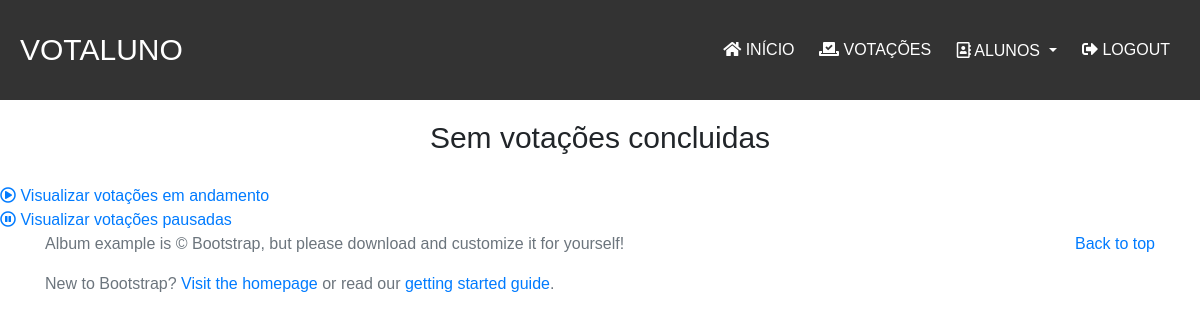
The app's page /concluidas/ (signed in), older data.
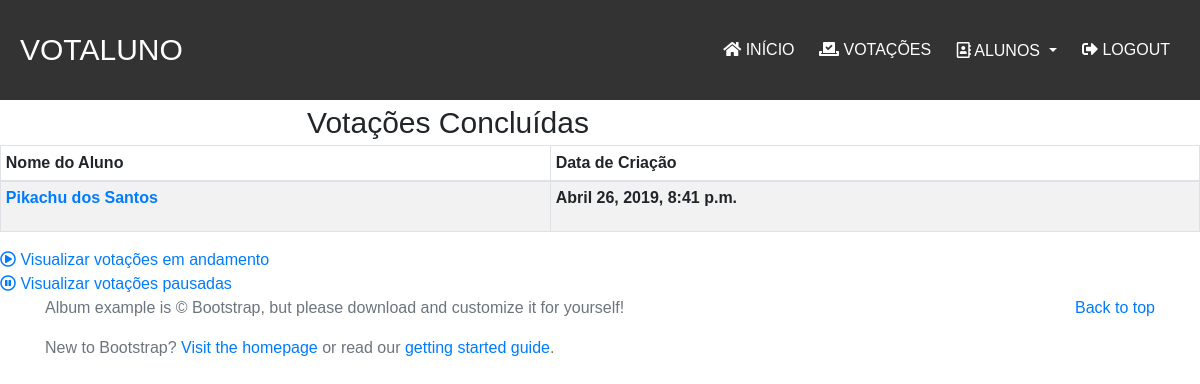
The same page, newer data.
### votacoes/models.py (models this page shows, shortened)
class Votacao(models.Model):
    aluno = models.ForeignKey(Aluno,on_delete=models.CASCADE)
    created_date = models.DateTimeField(default=now, editable=False)
    emAndamento = 1
    pausada = 2
    finalizada = 3
    escolhas =(
        (1,'Em Andamento'),
        (2,'Pausada'),
        (3,'Finalizada')
    )
    estado = models.IntegerField(choices=escolhas, default=2)

class Aluno(models.Model):
    imagemAluno = models.ImageField(upload_to='images/')
    nomeAluno = models.CharField(
        max_length=255,
        null=False,
        blank=False
    )
    cursoAluno = models.CharField(
        max_length=50,
        null=False,
        blank=False
    )
    turmaAluno = models.CharField(
        max_length=1,
        null=False,
        blank=False
    )
    cpfAluno = models.CharField(
        max_length=14,
        null=False,
        blank=False
    )
    serieAluno = models.IntegerField(
        null=False,
        blank=False,
    )

### votacoes/views.py (the view)
# urls.py: path('concluidas/',views.concluidas,name='concluidas'),
@login_required
def concluidas(request):
    context = {}
    votacoesConcluidas = Votacao.objects.filter(estado=3)
    context['votacoesConcluidas'] = votacoesConcluidas
    return render(request,'votacoes/concluidas.html',context)

### votacoes/templates/votacoes/concluidas.html
{% extends 'baseSite.html' %}
{% block content %}
{% if votacoesConcluidas %}
    <p class='titulo'>Votações Concluídas</p>
    <ul>
    {% for Votacao in votacoesConcluidas %}
        <table id="dtVerticalScrollExample" class="table table-responsive-sm table-striped table-bordered table-sm" cellspacing="0"
        width="90%">
            <thead>
                <th>Nome do Aluno</th>
                <th> Data de Criação</th>
            </thead>
            <tbody>
                <tr>
                    <th>
                        <li><a href="{% url 'exibirAluno' Votacao.aluno.cpfAluno %}">{{ Votacao.aluno.nomeAluno }}</a></li>
                    </th>
                    <th>
                        <p>{{ Votacao.created_date }}</p>
                    </th>
                </tr>
            </tbody>
        </table>
    {% endfor %}
    </ul>
    <div class="divLinkEscolhas">
        <a href="{% url 'emAndamento' %}"><i class="far fa-play-circle"></i> Visualizar votações em andamento</a><br>
        <a href="{% url 'pausadas' %}"><i class="far fa-pause-circle"></i> Visualizar votações pausadas</a>
    </div>
{% else %}
    <h2>Sem votações concluidas</h2>
    <div class="divLinkEscolhas">
        <a href="{% url 'emAndamento' %}"><i class="far fa-play-circle"></i> Visualizar votações em andamento</a><br>
        <a href="{% url 'pausadas' %}"><i class="far fa-pause-circle"></i> Visualizar votações pausadas</a>
    </div>
{% endif %}
{% endblock %}

Row changes from the older to the newer data that the page shows:
added Votacao: aluno.nomeAluno "Pikachu dos Santos", created_date "Abril 26, 2019, 8:41 p.m."
Text that changed along with them:
text no longer shown: "Sem votações concluidas"
text now shown: "Votações Concluídas"
